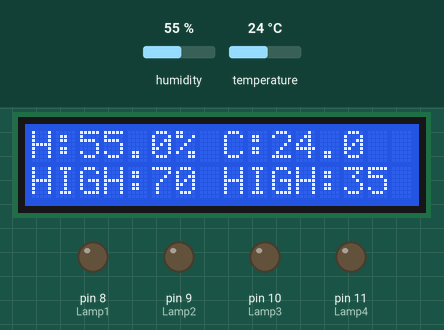
Simulated run of this sketch. Board: Arduino Uno, built with avr-gcc and run on an emulated ATmega328P. On the bench: 16×2 character LCD, output pins drawn as LEDs (lit = HIGH). The test bench sets the inputs (shaded band); at power-on: humidity 55 %, temperature 24 °C.

Above: at 2.6 s.
2.7 s: humidity set to 67 %
At 5.5 s:
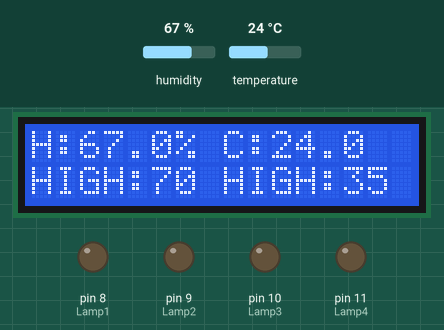
7.0 s: humidity set to 71 %
At 9.0 s:
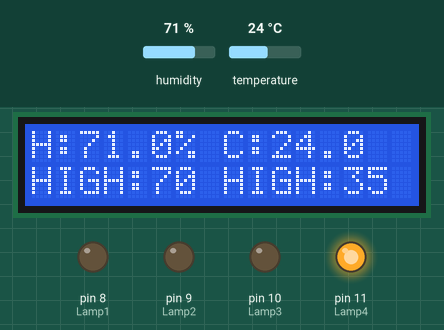
11.3 s: temperature set to 34.2 °C
At 15.0 s:
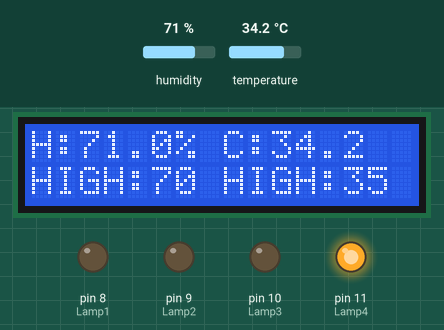
15.7 s: temperature set to 35.7 °C
At 18.5 s:
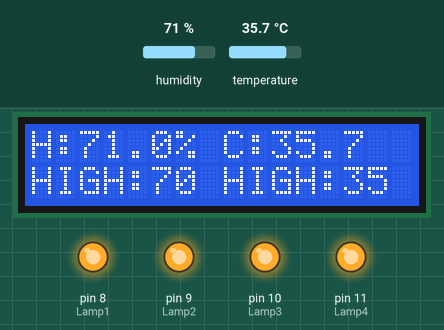
20.0 s: humidity set to 22 %
At 20.8 s:
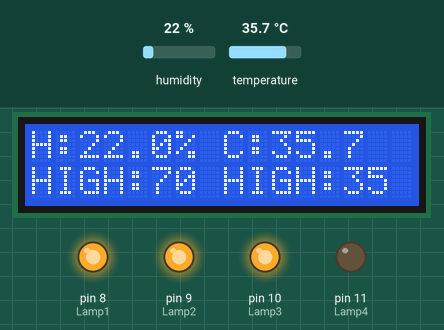
Timing chart, 0 to 23.0 s (numbered marks = the images above; inputs shaded):
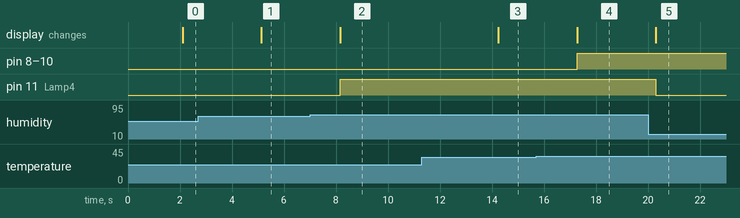

Measured:
- the behaviour switches between 69 and 70 % on humidity (found by bisection; images 1 and 2)
- the behaviour switches between 34.9 and 35 °C on temperature (found by bisection; images 3 and 4)
- after the input at 2.7 s, the display: changes after 2.4 s (image 1)
- after the input at 7.0 s, pin 11 (Lamp4): LOW → HIGH after 1.2 s; the display: changes after 1.2 s (image 2)
- after the input at 11.3 s, the display: changes after 2.9 s (image 3)
- after the input at 15.7 s, pin 8 (Lamp1), pin 9 (Lamp2), pin 10 (Lamp3): LOW → HIGH after 1.6 s; the display: changes after 1.6 s (image 4)
- after the input at 20.0 s, pin 11 (Lamp4): HIGH → LOW after 0.31 s; the display: changes after 0.31 s (image 5)

The sketch:

Automatic_mushroom_house_system.ino
```cpp
#include <Wire.h>
#include <LiquidCrystal_I2C.h>
#include "DHT.h"

#define Lamp1 8   //พัดลม1
#define Lamp2 9   //ปั๊มน้ำ
#define Lamp3 10  //cooling pad
#define Lamp4 11  //ไอน้ำ
//#define Lamp5 12  //เครื่องทำความร้อน

// Set the LCD address to 0x27 for a 16 chars and 2 line display
LiquidCrystal_I2C lcd(0x27, 16, 2);
DHT dht;

void setup()
{
  Serial.begin(9600);
  Serial.println();
  pinMode(Lamp1, OUTPUT); //กำหนดโหมดให้เป็น Output
  pinMode(Lamp2, OUTPUT);
  pinMode(Lamp3, OUTPUT);
  pinMode(Lamp4, OUTPUT);
  //pinMode(Lamp5, OUTPUT);
  //Serial.println("Status\tHumidity (%)\tTemperature (C)\t(F)");

  dht.setup(2); // data pin 2
  // initialize the LCD
  lcd.begin();
  //lcd.setCursor(4, 0);
  //lcd.print("Hello (^__^)");
  //lcd.clear();
        //lcd.setCursor(2, 1);
        //lcd.print("ThaiEasyElec");
        //lcd.clear();
}

void loop()
{
   delay(dht.getMinimumSamplingPeriod());

  float humidity = dht.getHumidity();
  float temperature = dht.getTemperature();

  //lcd.print(dht.getStatusString());
  lcd.setCursor(0, 0);
  lcd.print("H:");
  lcd.print(humidity, 1);
   lcd.print("%");
  lcd.print(" C:");
  lcd.print(temperature, 1);

  lcd.setCursor(0, 1);
  lcd.print("HIGH:70");
   lcd.setCursor(8, 1);
  lcd.print("HIGH:35");
 //ตรวจสอบความชื่นถ้ามากกว่า 80 % ให้พัดลมทำงาน
  if(humidity>=80){
      //digitalWrite(Lamp5, LOW);
    } else{
      //digitalWrite(Lamp5, HIGH);
    }
/////////////////////////////////////////////////////
//ตรวจสอบความชื้นถ้าน้อยกว่า 70% ให้เปิดปั๊มน้ำ และเปิดไอพุ้นหมอก
  if(humidity>=70){

    digitalWrite(Lamp2, HIGH);//ปิดปั๊มน้ำ
    digitalWrite(Lamp4, HIGH);//ปิดไอหมอก
    }
   else{
    digitalWrite(Lamp2, LOW);//เปิดปั๊มน้ำ
    digitalWrite(Lamp4, LOW);//เปิดไอหมอก
    }
  /////////////////////////////////////////////////////////
  //ตรวจสอบอุณหภูมิถ้ามากกว่า 35 องศา ให้เปิดพัดลม เปิด Cooling pad และปั๊มน้ำ
  if(temperature>=35)
  {

   digitalWrite(Lamp1, HIGH); //ปิดพัดลม
   digitalWrite(Lamp2, HIGH);
   digitalWrite(Lamp3, HIGH);
  // digitalWrite(Lamp4, LOW);
   //digitalWrite(Lamp5, LOW);

  }
  else
  {
   //lcd.clear();
   lcd.setCursor(0, 1);
   digitalWrite(Lamp1, LOW);
   digitalWrite(Lamp2, LOW);
   digitalWrite(Lamp3, LOW);
  // digitalWrite(Lamp4, HIGH);
  // digitalWrite(Lamp5, HIGH);
  // lcd.clear();

  }
  delay(1000);

}
```
